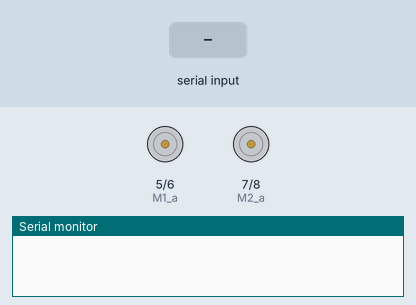
Simulated run of this sketch. Board: Arduino Uno, built with avr-gcc and run on an emulated ATmega328P. On the bench: motor-driver pin pairs drawn as motors (green arrow = first pin HIGH = forward, orange = second pin HIGH = backward, longer = more drive), the last lines printed to the serial monitor. The inputs (shaded band) are chosen by the test bench.

Above: at 1.2 s.
1.3 s: "1" received over Serial
At 2.3 s:
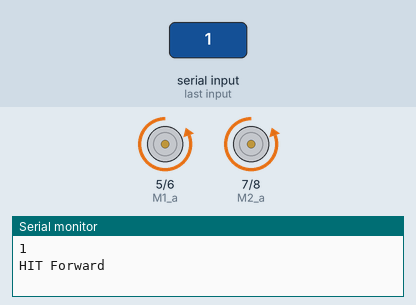
2.8 s: "3" received over Serial
At 3.4 s:
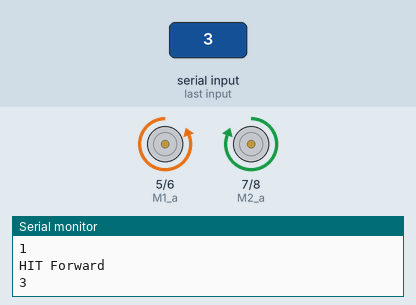
4.3 s: "2" received over Serial
At 4.7 s:
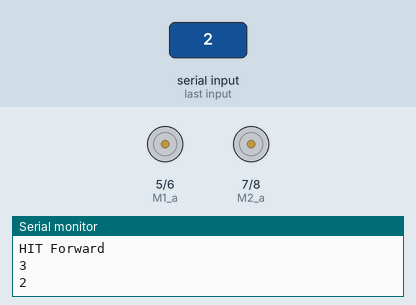
Timing chart, 0 to 7.3 s (numbered marks = the images above; inputs shaded):
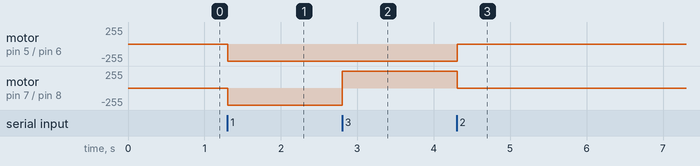

Measured:
- after the input at 1.3 s, motor on pin 5 (M1_a) / pin 6 (M1_b), motor on pin 7 (M2_a) / pin 8 (M2_b): stopped → backward 255/255 at once
- after the input at 2.8 s, motor on pin 7 (M2_a) / pin 8 (M2_b): backward 255/255 → forward 255/255 at once
- after the input at 4.3 s, motor on pin 5 (M1_a) / pin 6 (M1_b): backward 255/255 → stopped at once; motor on pin 7 (M2_a) / pin 8 (M2_b): forward 255/255 → stopped at once

The sketch:

wheels.ino
```cpp
char junk;
String inputString = "";

#define M1_a 5
#define M1_b 6
#define M2_a 7
#define M2_b 8
#define front_LED 2
#define drill_LED 14

void setup(){
  pinMode(M1_a, OUTPUT);
  pinMode(M1_b, OUTPUT);
  pinMode(M2_a, OUTPUT);
  pinMode(M2_b, OUTPUT);

   Serial.begin(9600);
}

void loop(){
  if (Serial.available()) {
    while (Serial.available())
    {
      char inChar = (char)Serial.read();
      inputString = inChar;
    }
    Serial.println(inputString);
    while (Serial.available() > 0)
    {
      junk = Serial.read() ;
    }
  }

  if (inputString == "a")  {
      Serial.println("HIT cultvation");

      digitalWrite(M1_a,0);
      digitalWrite(M1_b,0);
      digitalWrite(M2_a,0);
      digitalWrite(M2_b,0);
      delay(200);
      //plant();
  }

  else if (inputString == "b") {
      digitalWrite(front_LED, 1);
  }

  else if (inputString == "c") {
      digitalWrite(front_LED,0);
  }

  else if (inputString == "d") {
      digitalWrite(drill_LED,1);
  }

  else if (inputString == "e") {
      digitalWrite(drill_LED,0);
  }


  else if (inputString == "1") {
      Serial.println("HIT Forward");

      digitalWrite(M1_a,0);
      digitalWrite(M1_b,1);
      digitalWrite(M2_a,0);
      digitalWrite(M2_b,1);
  }

  else if (inputString == "2") {
      digitalWrite(M1_a,0);
      digitalWrite(M1_b,0);
      digitalWrite(M2_a,0);
      digitalWrite(M2_b,0);
  }

  else if (inputString == "3") {

      digitalWrite(M1_a,0);
      digitalWrite(M1_b,1);
      digitalWrite(M2_a,1);
      digitalWrite(M2_b,0);
  }

  else if (inputString == "4") {

      digitalWrite(M1_a,1);
      digitalWrite(M1_b,0);
      digitalWrite(M2_a,0);
      digitalWrite(M2_b,1);
  }

    inputString = "";
    delay(5);


}
```
